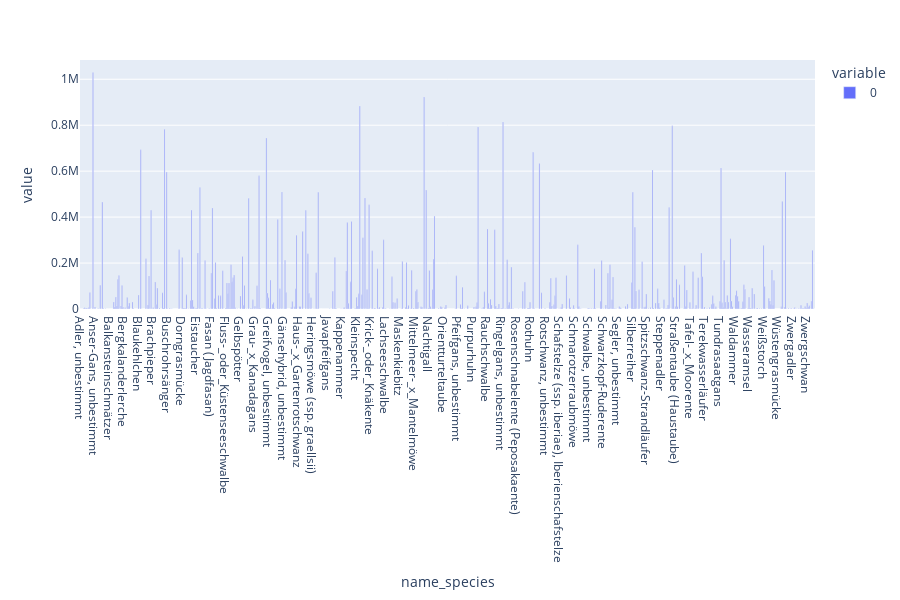

This figure's notebook cell:
### Markdown cell above
#### Germany

### Code cell
n_per_species_de = de_data.groupby('name_species').size()
fig = px.bar(n_per_species_de, height=600)
fig.show()

### Figure 1 — Plotly figure (JSON) as saved in the notebook; plotly's stock layout.template omitted (floating-point values rounded to 4 significant figures; data arrays with more than 128 entries replaced by an {"elided": "..."} marker saying what was removed)
{"data": [{"alignmentgroup": "True", "hovertemplate": "variable=0<br>name_species=%{x}<br>value=%{y}<extra></extra>", "legendgroup": "0", "marker": {"color": "#636efa", "pattern": {"shape": ""}}, "name": "0", "offsetgroup": "0", "orientation": "v", "showlegend": true, "textposition": "auto", "type": "bar", "x": {"elided": "708 str values"}, "xaxis": "x", "y": {"elided": "708 int values"}, "yaxis": "y"}], "layout": {"barmode": "relative", "height": 600, "legend": {"title": {"text": "variable"}, "tracegroupgap": 0}, "margin": {"t": 60}, "xaxis": {"anchor": "y", "domain": [0, 1], "title": {"text": "name_species"}}, "yaxis": {"anchor": "x", "domain": [0, 1], "title": {"text": "value"}}}}
